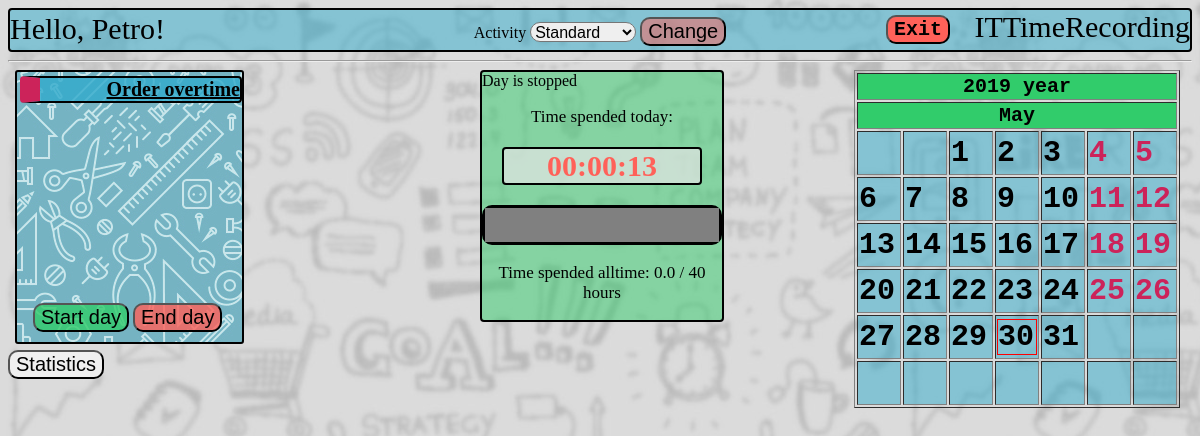
/home/me/ (signed in), run on the app's committed database.
### rec/models.py (models this page shows, shortened)
class User(db.Model):
    __tablename__ = 'USER'
    login = db.Column('LOGIN', db.String(20), primary_key=True)
    password = db.Column('PASSWORD', db.String(20), nullable=False)
    salary = db.Column('SALARY', db.INTEGER)
    worktime = db.Column('WORKTIME', db.INTEGER)
    username = db.Column('USERNAME', db.String(50), nullable=False)
    role = db.Column('ROLE_NAME', db.String(15), nullable=False )

### rec/login/views.py (the view)
@mod.route('/me/', methods=['POST', 'GET'])
@requires_login
def home():
    global menu
    menu = []
    if g.user.role == 'Developer':
        menu.append(['Order overtime', 'TakeOvertime'])
    if g.user.role == 'Manager':
        menu.append(['Change user activity', 'ChangeUserActivity'])
        menu.append(['Workday managing', 'ManageWorkday'])
        menu.append(['Registration of new worker', 'Register'])
        menu.append(['Delete user', 'Delete'])
        menu.append(['Calculate salaries', 'Calculate'])
    workdays = Workday.query.filter_by(date=date.toordinal())
    workdict = {}
    for workday in workdays:
        workdict[workday.user] = workday
    return render_template("homepage.html",
                           user=g.user,
                           menu=menu,
                           date=date,
                           cal=cal,
                           norms=session['normative'],
                           curtime=Workday.query.filter_by(id=session["workday_id"]).first().time + session['time'],
                           workdays=workdict)

### rec/login/views.py (called while the page is built)
@mod.before_request
def before_request():
    g.user = None
    if 'user_login' in session:
        g.user = User.query.get(session['user_login'])
        global cal
        day = Day(date, 1, 1, g.user.login)
        cal = Calendar.get_month(day, g.user.login)
        session['now'] = time.monotonic()
        quant = session['time']
        session['time'] = session['now'] - session['start']
        workday = Workday.query.filter_by(date=date.toordinal(), user=g.user.login).first()
        if not workday:
            session['time'] = 0
        elif workday.ended:
            session['time'] = 0

### rec/templates/homepage.html (shortened to what this page needs)
<!DOCTYPE html>
{% extends "base.html" %}
{% block body %}
    {% set ended = workdays[user.login].ended %}
    <body link="black">
    <div class="hello">Hello, {{ user.username }}!</div>
    <div class="back"></div>
    <div class="menu">
    <ul>
    {% set role = user.role %}
    {% for item in menu %}
        <li>
            {% set url = role+"."+item[1] %}
            <a href = {{ url_for(url) }}>{{ item[0] }}</a>
        </li>
    {% endfor %}
    </ul>
    </div>
    <div class="progress_bar">
        {% if ended == 1 %}<img src="">Day is stopped{% endif %}
        <p> Time spended today: </p>
        {% if ended == 0 %}
            <p class="timer">{{ '%02d'|format((curtime/3600)|int) }}:{{ '%02d'|format((curtime%3600)/60|int) }}:{{ '%02d'|format((curtime%60)|int) }} </p>
        {% else %}
            <p class="stoppedtimer">{{ '%02d'|format((curtime/3600)|int) }}:{{ '%02d'|format((curtime%3600)/60|int) }}:{{ '%02d'|format((curtime%60)|int) }} </p>
        {% endif %}
        <progress max = {{ norms }} value = {{ (user.worktime/3660 + curtime/3660)|round(2) }}></progress>
        <p> Time spended alltime: {{ (user.worktime/3600 + curtime/3660)|round(1)}} / {{ norms | round }} hours</p>
    </div>
    <div class = 'dayman'>
        <form method="post">
        <table>
            <tr>
                <td>
                   <input class="startday" type="submit" value="Start day" formaction={{ url_for("rec.begin_day") }}>
                </td>
                <td>
                    {% if ended %}
                        <input class="endday" type="submit" value="End day" formaction={{ url_for("rec.home") }}>
                    {%else%}
                        <input class="endday" type="submit" value="End day" formaction={{ url_for("rec.end_day") }}>
                    {%endif%}
                </td>
            </tr>
        </table>
        </form>
    </div>
    {% include "calendar.html" %}
    <div class="activity">
        <form method="post">
            <label for="activity"> Activity </label>
            {% set activity = 'Standard' %}
                {% if user.login in workdays %}
                    {% set activity = workdays[user.login].activity %}
                {% endif %}
                <select name="activity" id="activity">
                    <option value="Standard" {% if activity == 'Standard' %} selected="selected" {% endif %}>Standard</option>
                </select>
            <input type="submit" name="activity" value="Change" formaction='{{ url_for('rec.activity') }}'>
        </form>
    </div>
    <form method="post">
    <input class="stats" type="submit" name="stats" value="Statistics" formaction='{{ url_for('rec.Stats') }}'>
    </form>
    <form method="post">
    <input class="exit" type="submit" name="exit" value="Exit" formaction='{{ url_for('rec.exit') }}'>
    </form>
</body>
{% endblock %}

### rec/templates/calendar.html (shortened to what this page needs)
<link rel="stylesheet" href="/static/css/main.css" />
<div class = "calendar">
<form method="post">
{% set months_names = {
        1: 'January', 2: 'February', 3: 'March', 4: 'April',
        5: 'May', 6: 'June', 7: 'July', 8: 'August',
        9: 'September', 10: 'October', 11: 'November', 12: 'December'
    } %}
    <table border="1">
        <tr>
            <th colspan="7">{{ date.year }} year</th>
        </tr>
        <tr>
            <th colspan="7">{{ months_names[date.month] }} </th>
        </tr>
        {% for week in cal %}
            <tr>
                {% for day in week %}
                    <td>
                    {% if  day.date == date.day %}
                        <div class="today">
                    {% endif %}
                    {% if day.form == "Vacancy" %}
                        <div class="vacancy">
                            <div class="date">{{ day.date }}</div>
                        </div>
                    {% endif %}
                    {% if day.form == "Work" %}
                        <div class="workday">
                            <div class="date">{{ day.date }}</div>
                        </div>
                    {% endif %}
                    {% if  day.date == date.day %}
                        </div>
                    {% endif %}
                    </td>
                {% endfor %}
            </tr>
        {% endfor %}
    </table>
</form>
</div>

### rec/static/css/main.css (style rules this page uses)
body { background-color: #57FFC6; #background: url("ERZHAN.gif"); background: url("work.jpg"); background-size: 900px 900px; font-family: Georgia, 'Times New Roman', Times, serif; }
.stats { position:absolute; top: 350px; }
.dayman { position:absolute; top: 300px; left: 30px; z-index: 1; }
.startday { background-color: rgba(49, 204, 107, 0.8); }
.endday { background-color: rgba(255, 97, 89, 0.8); }
input { border-radius: 10px; }
.back { background: url("tools.jpg"); position: absolute; top: 70px; left: 15px; width: 225px; height: 270px; border-radius: 3px; border: black solid 2px; }
.activity { text-align: center; padding: 2px; position:absolute; top: 15px; right: 35%; left: 35%; }
.activity input { background-color: rgba(255, 97, 89, 0.5); border-radius: 10px; }
.activity select { margin: 0px; padding: 0px; height: 20px; font-size: 16px; border-radius: 10px; }
.autorization td, input { font-size: 20px; }
.progress_bar { width: 20%; position:absolute; top: 70px; left: 40%; right: 40%; background-color: rgba(49, 204, 107, 0.5); border: black solid 2px; border-radius: 4px; }
.progress_bar .stoppedtimer { background-color: rgba(229,229,229,0.7); color: rgba(255, 97, 89, 1); font-weight: bolder; font-size: 30px; border: black solid 2px; border-radius: 4px; margin: 20px; }
.progress_bar progress { color: #31ABCC; width: 100%; height: 40px; border: black solid 3px; border-radius: 10px; }
.progress_bar p { color: black; text-align: center; font-size: 17px; }
.menu { position: absolute; top:60px; left: 10px; }
.menu ul { list-style-type: none; padding-left: 10px; color: black; }
.menu li { font-size: 20px; width: 200px; background-color: rgba(49, 171, 204, 0.8); text-align: right; border: black solid 2px; border-radius: 4px; border-left: #CC235A solid 20px; font-weight: bolder; }
.calendar { position: absolute; top: 70px; right: 20px; }
.calendar .vacancy { color: #CC235A; }
.calendar td { background-color: rgba(49, 171, 204, 0.5); font-size: 30px; width: 40px; height: 40px; font-family: monospace; font-weight: bold; }
.calendar th { background-color: #31CC6B; font-size: 20px; font-family: monospace; font-weight: bold; }
.calendar .today { border: solid 1px red; }
.exit { background-color: #ff6159; font-size: 20px; font-family: monospace; font-weight: bold; text-align: center; position: absolute; top: 15px; right: 250px; }
.hello { position: absolute; top: 12px; left: 10px; font-size: 30px; }

### data on the page
User: username "Petro", (user.worktime/3600+curtime/3660)|round(1) "0.0", date "1", date "2", date "3", date "4", date "5", date "6", date "7", date "8", date "9", date "10", date "11", date "12", date "13", date "14", date "15", date "16", date "17", date "18", date "19", date "20", date "21", date "22", date "23", date "24", date "25", date "26", date "27", date "28", date "29", date "30", date "31"

### other printed values
{{ item[0] }} "Order overtime"
{{ '%02d'|format((curtime/3600)|int) }} "00"
{{ '%02d'|format((curtime%3600)/60|int) }} "00"
{{ '%02d'|format((curtime%60)|int) }} "13"
{{ norms | round }} "40"
{{ date.year }} "2019"
{{ months_names[date.month] }} "May"
